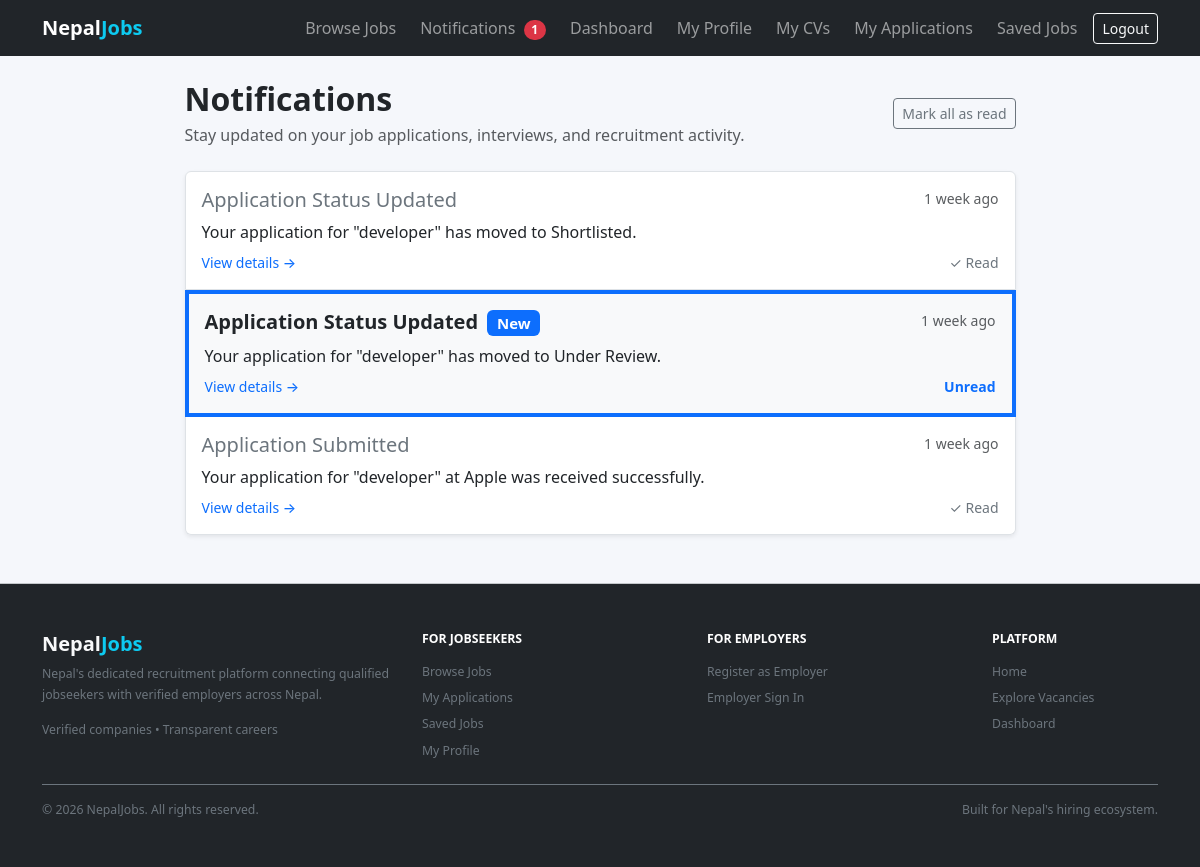
Screenshot of /notifications/ (signed in) with the database file from the repository.
### notifications/models.py (models this page shows, shortened)
class Notification(models.Model):
    class NotificationType(models.TextChoices):
        APPLICATION_SUBMITTED = "application_submitted", "Application Submitted"
        APPLICATION_STATUS_CHANGED = "application_status_changed", "Application Status Updated"
        NEW_APPLICANT = "new_applicant", "New Applicant"
        INTERVIEW_SCHEDULED = "interview_scheduled", "Interview Scheduled"
        INTERVIEW_RESCHEDULED = "interview_rescheduled", "Interview Rescheduled"
        INTERVIEW_CANCELLED = "interview_cancelled", "Interview Cancelled"
    recipient = models.ForeignKey(
        settings.AUTH_USER_MODEL,
        on_delete=models.CASCADE,
        related_name="notifications",
    )
    notification_type = models.CharField(
        max_length=50,
        choices=NotificationType.choices,
        db_index=True,
    )
    title = models.CharField(max_length=200)
    message = models.TextField()
    target_url = models.CharField(max_length=255, blank=True)
    application = models.ForeignKey(
        "applications.Application",
        on_delete=models.CASCADE,
        null=True,
        blank=True,
        related_name="notifications",
    )
    is_read = models.BooleanField(default=False, db_index=True)
    read_at = models.DateTimeField(null=True, blank=True)
    created_at = models.DateTimeField(auto_now_add=True, db_index=True)
    class Meta:
        ordering = ["-created_at"]
        indexes = [
            models.Index(fields=["recipient", "is_read", "-created_at"]),
            models.Index(fields=["recipient", "-created_at"]),
            models.Index(fields=["notification_type"]),
        ]

### notifications/views.py (the view)
# urls.py: path("", NotificationListView.as_view(), name="notification_list"),
class NotificationListView(LoginRequiredMixin, ListView):
    model = Notification
    template_name = "notifications/notification_list.html"
    context_object_name = "notifications"
    paginate_by = PAGE_SIZE
    def get_queryset(self):
        return (
            self.request.user.notifications
            .select_related("application", "application__job")
            .order_by("-created_at")
        )
    def paginate_queryset(self, queryset, page_size):
        paginator = self.get_paginator(
            queryset,
            page_size,
            orphans=self.get_paginate_orphans(),
            allow_empty_first_page=self.get_allow_empty(),
        )
        page_kwarg = self.page_kwarg
        page_number = self.kwargs.get(page_kwarg) or self.request.GET.get(page_kwarg)
        page = paginator.get_page(page_number)
        return (paginator, page, page.object_list, page.has_other_pages())

### accounts/models.py (called while the page is built)
    @property
    def is_jobseeker(self):
        return self.role == self.Role.JOBSEEKER

    @property
    def is_employer(self):
        return self.role == self.Role.EMPLOYER

### notifications/context_processors.py (called while the page is built)
def unread_notifications_count(request):
    if getattr(request, "user", None) and request.user.is_authenticated:
        count = request.user.notifications.filter(is_read=False).count()
    else:
        count = 0
    return {"unread_notifications_count": count}

### templates/notifications/notification_list.html (shortened to what this page needs)
{% extends "base.html" %}
{% block content %}
<div class="row justify-content-center">
  <div class="col-lg-9 col-md-11">
    <div class="d-flex justify-content-between align-items-center mb-4 flex-wrap gap-2">
      <div>
        <h2 class="fw-bold mb-1">Notifications</h2>
        <p class="text-muted mb-0">Stay updated on your job applications, interviews, and recruitment activity.</p>
      </div>
      {% if unread_notifications_count > 0 %}
        <form method="post" action="{% url 'notification_mark_all_read' %}" class="m-0">
          <button type="submit" class="btn btn-outline-secondary btn-sm">
            Mark all as read
          </button>
        </form>
      {% endif %}
    </div>
    {% if notifications %}
      <div class="list-group shadow-sm mb-4">
        {% for notification in notifications %}
          <a href="{% url 'notification_read_and_redirect' notification.pk %}"
             class="list-group-item list-group-item-action p-3 text-decoration-none {% if not notification.is_read %}border-start border-primary border-4 bg-light{% endif %}">
            <div class="d-flex w-100 justify-content-between align-items-start mb-1 flex-wrap gap-1">
              <h5 class="mb-1 {% if not notification.is_read %}fw-bold text-dark{% else %}text-secondary{% endif %}">
                {{ notification.title }}
                {% if not notification.is_read %}
                  <span class="badge bg-primary ms-1">New</span>
                {% endif %}
              </h5>
              <small class="text-muted" title="{{ notification.created_at }}">
                {{ notification.created_at|timesince }} ago
              </small>
            </div>
            <p class="mb-2 text-dark">{{ notification.message }}</p>
            <div class="d-flex justify-content-between align-items-center">
              <small class="text-primary fw-medium">View details &rarr;</small>
              <small class="text-muted">
                {% if notification.is_read %}
                  <span class="text-secondary">&check; Read</span>
                {% else %}
                  <span class="text-primary fw-semibold">Unread</span>
                {% endif %}
              </small>
            </div>
          </a>
        {% endfor %}
      </div>
    {% endif %}
  </div>
</div>
{% endblock %}

### static/css/styles.css (style rules this page uses)
:root { --nj-dark: #0f172a; --nj-bg: #f5f7fb; --nj-muted: #64748b; }
body { background: var(--nj-bg); }

### rows the page displays
Notification: title "Application Status Updated", created_at "1 week", message "Your application for \"developer\" has moved to Shortlisted.", is_read "✓ Read"
Notification: title "Application Status Updated", is_read "New", created_at "1 week", message "Your application for \"developer\" has moved to Under Review."
Notification: title "Application Submitted", created_at "1 week", message "Your application for \"developer\" at Apple was received successfully.", is_read "✓ Read"

### other values shown
{{ unread_notifications_count }} "1"
